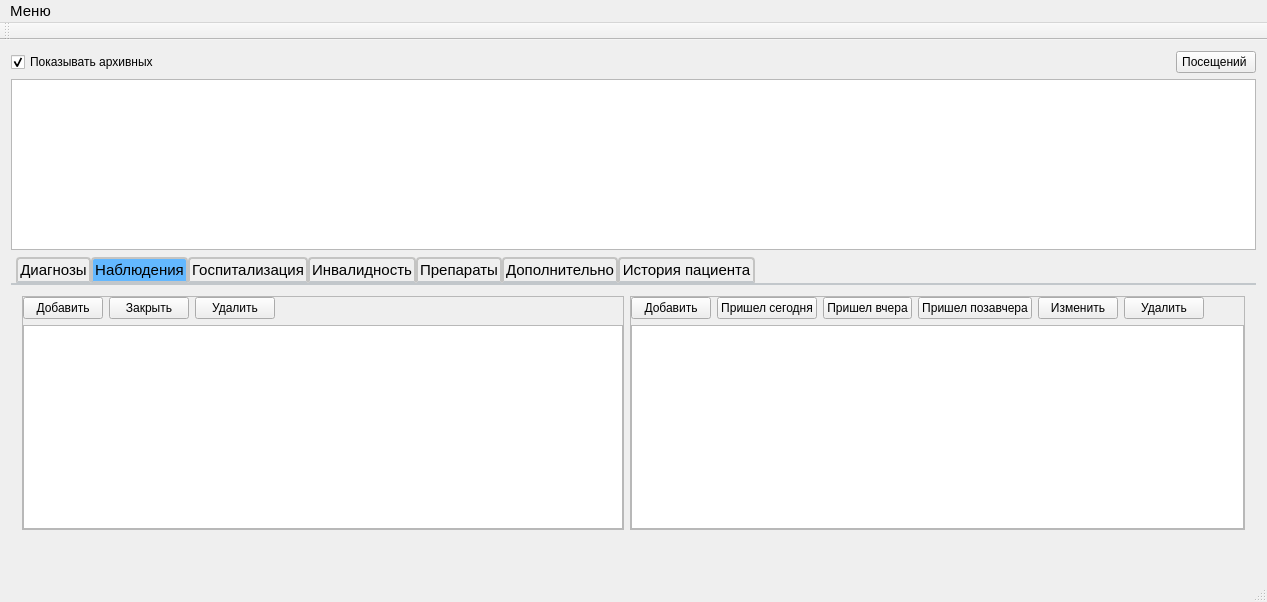
<?xml version="1.0" encoding="UTF-8"?>
<ui version="4.0">
 <author>Панчук Дмитрий</author>
 <class>MainWindow</class>
 <widget class="QMainWindow" name="MainWindow">
  <property name="geometry">
   <rect>
    <x>0</x>
    <y>0</y>
    <width>1267</width>
    <height>602</height>
   </rect>
  </property>
  <property name="font">
   <font>
    <pointsize>11</pointsize>
   </font>
  </property>
  <property name="cursor">
   <cursorShape>ArrowCursor</cursorShape>
  </property>
  <property name="contextMenuPolicy">
   <enum>Qt::NoContextMenu</enum>
  </property>
  <property name="windowTitle">
   <string>Главное окно</string>
  </property>
  <property name="windowIcon">
   <iconset resource="images.qrc">
    <normaloff>:/icon/png/images/NZT.png</normaloff>:/icon/png/images/NZT.png</iconset>
  </property>
  <property name="styleSheet">
   <string notr="true">gridline-color: rgb(0, 0, 0);</string>
  </property>
  <widget class="QWidget" name="centralWidget">
   <property name="font">
    <font>
     <pointsize>11</pointsize>
    </font>
   </property>
   <layout class="QVBoxLayout" name="verticalLayout">
    <item>
     <layout class="QHBoxLayout" name="horizontalLayout_7">
      <item>
       <widget class="QCheckBox" name="checkBox_see_arhiv">
        <property name="text">
         <string>Показывать архивных</string>
        </property>
        <property name="checked">
         <bool>true</bool>
        </property>
       </widget>
      </item>
      <item>
       <spacer name="horizontalSpacer_3">
        <property name="orientation">
         <enum>Qt::Horizontal</enum>
        </property>
        <property name="sizeHint" stdset="0">
         <size>
          <width>40</width>
          <height>20</height>
         </size>
        </property>
       </spacer>
      </item>
      <item>
       <widget class="QPushButton" name="pushButton_visiting_today">
        <property name="text">
         <string>Посещений </string>
        </property>
       </widget>
      </item>
     </layout>
    </item>
    <item>
     <widget class="QSplitter" name="splitter">
      <property name="styleSheet">
       <string notr="true">QSplitter::handle { 
width: 7px; 
height: 7px; 

border-radius: 2px;
}
QSplitterHandle:hover {}  
QSplitter::handle:vertical:hover {
background:qradialgradient(spread:pad, cx:0.5, cy:0.5, radius:0.5, fx:0.5, fy:0.5, stop:0.762712 rgba(7, 0, 255, 216), stop:1 rgba(255, 255, 255, 0));
}</string>
      </property>
      <property name="orientation">
       <enum>Qt::Vertical</enum>
      </property>
      <widget class="QTableView" name="tableView">
       <property name="contextMenuPolicy">
        <enum>Qt::CustomContextMenu</enum>
       </property>
       <property name="styleSheet">
        <string notr="true">QTableView::item:selected:!active {
background: #ffd700;
 }</string>
       </property>
       <property name="editTriggers">
        <set>QAbstractItemView::NoEditTriggers</set>
       </property>
       <property name="selectionMode">
        <enum>QAbstractItemView::SingleSelection</enum>
       </property>
       <property name="selectionBehavior">
        <enum>QAbstractItemView::SelectRows</enum>
       </property>
       <property name="sortingEnabled">
        <bool>true</bool>
       </property>
       <attribute name="verticalHeaderShowSortIndicator" stdset="0">
        <bool>true</bool>
       </attribute>
      </widget>
      <widget class="QTabWidget" name="tabWidget_main">
       <property name="sizePolicy">
        <sizepolicy hsizetype="Expanding" vsizetype="Expanding">
         <horstretch>0</horstretch>
         <verstretch>0</verstretch>
        </sizepolicy>
       </property>
       <property name="font">
        <font>
         <pointsize>11</pointsize>
        </font>
       </property>
       <property name="autoFillBackground">
        <bool>false</bool>
       </property>
       <property name="styleSheet">
        <string notr="true">QTabBar::tab {

border: 2px solid #C4C4C3;
border-bottom-color: #C2C7CB; /* same as the pane color */
border-top-left-radius: 4px;
border-top-right-radius: 4px;
min-width: 8ex;
padding: 2px;
}

 QTabBar::tab:selected{ 

background-color: #63B8FF; 
color: black
}
QTabWidget::pane { /* The tab widget frame */
border-top: 2px solid #C2C7CB;
}
QTabWidget::tab-bar {
left: 5px; /* move to the right by 5px */
}</string>
       </property>
       <property name="tabPosition">
        <enum>QTabWidget::North</enum>
       </property>
       <property name="tabShape">
        <enum>QTabWidget::Rounded</enum>
       </property>
       <property name="currentIndex">
        <number>1</number>
       </property>
       <property name="documentMode">
        <bool>false</bool>
       </property>
       <property name="movable">
        <bool>false</bool>
       </property>
       <widget class="QWidget" name="tab_diagnos">
        <attribute name="title">
         <string>Диагнозы</string>
        </attribute>
        <layout class="QVBoxLayout" name="verticalLayout_10">
         <item>
          <layout class="QHBoxLayout" name="horizontalLayout_8">
           <item>
            <widget class="QPushButton" name="pushButton_add_diagnos">
             <property name="text">
              <string>Добавить</string>
             </property>
            </widget>
           </item>
           <item>
            <widget class="QPushButton" name="pushButton_edit_diagnos">
             <property name="text">
              <string>Изменить</string>
             </property>
            </widget>
           </item>
           <item>
            <widget class="QPushButton" name="pushButton_del_diagnos">
             <property name="text">
              <string>Удалить</string>
             </property>
            </widget>
           </item>
           <item>
            <spacer name="horizontalSpacer_4">
             <property name="orientation">
              <enum>Qt::Horizontal</enum>
             </property>
             <property name="sizeHint" stdset="0">
              <size>
               <width>40</width>
               <height>20</height>
              </size>
             </property>
            </spacer>
           </item>
          </layout>
         </item>
         <item>
          <widget class="QTableWidget" name="tableWidget_diagnos_patient">
           <property name="contextMenuPolicy">
            <enum>Qt::CustomContextMenu</enum>
           </property>
           <property name="editTriggers">
            <set>QAbstractItemView::NoEditTriggers</set>
           </property>
           <property name="selectionMode">
            <enum>QAbstractItemView::SingleSelection</enum>
           </property>
           <property name="selectionBehavior">
            <enum>QAbstractItemView::SelectRows</enum>
           </property>
           <property name="sortingEnabled">
            <bool>false</bool>
           </property>
           <property name="rowCount">
            <number>0</number>
           </property>
           <property name="columnCount">
            <number>0</number>
           </property>
           <attribute name="horizontalHeaderShowSortIndicator" stdset="0">
            <bool>false</bool>
           </attribute>
           <attribute name="horizontalHeaderStretchLastSection">
            <bool>true</bool>
           </attribute>
          </widget>
         </item>
        </layout>
       </widget>
       <widget class="QWidget" name="tab_view">
        <attribute name="title">
         <string>Наблюдения</string>
        </attribute>
        <layout class="QHBoxLayout" name="horizontalLayout_13">
         <item>
          <widget class="QFrame" name="frame">
           <property name="frameShape">
            <enum>QFrame::StyledPanel</enum>
           </property>
           <property name="frameShadow">
            <enum>QFrame::Raised</enum>
           </property>
           <layout class="QVBoxLayout" name="verticalLayout_8">
            <property name="leftMargin">
             <number>0</number>
            </property>
            <property name="topMargin">
             <number>0</number>
            </property>
            <property name="rightMargin">
             <number>0</number>
            </property>
            <property name="bottomMargin">
             <number>0</number>
            </property>
            <item>
             <layout class="QHBoxLayout" name="horizontalLayout">
              <property name="spacing">
               <number>6</number>
              </property>
              <item>
               <widget class="QPushButton" name="pushButton_add_dynamic_view">
                <property name="text">
                 <string>Добавить</string>
                </property>
               </widget>
              </item>
              <item>
               <widget class="QPushButton" name="pushButton_close_dynamic_view">
                <property name="text">
                 <string>Закрыть</string>
                </property>
               </widget>
              </item>
              <item>
               <widget class="QPushButton" name="pushButton_del_dynamic_view">
                <property name="text">
                 <string>Удалить</string>
                </property>
               </widget>
              </item>
              <item>
               <spacer name="horizontalSpacer_5">
                <property name="orientation">
                 <enum>Qt::Horizontal</enum>
                </property>
                <property name="sizeHint" stdset="0">
                 <size>
                  <width>40</width>
                  <height>20</height>
                 </size>
                </property>
               </spacer>
              </item>
             </layout>
            </item>
            <item>
             <widget class="QTableView" name="tableView_dynamic_view">
              <property name="contextMenuPolicy">
               <enum>Qt::CustomContextMenu</enum>
              </property>
              <property name="editTriggers">
               <set>QAbstractItemView::NoEditTriggers</set>
              </property>
              <property name="selectionMode">
               <enum>QAbstractItemView::SingleSelection</enum>
              </property>
              <property name="selectionBehavior">
               <enum>QAbstractItemView::SelectRows</enum>
              </property>
              <attribute name="verticalHeaderVisible">
               <bool>false</bool>
              </attribute>
             </widget>
            </item>
           </layout>
          </widget>
         </item>
         <item>
          <widget class="QFrame" name="frame_2">
           <property name="frameShape">
            <enum>QFrame::StyledPanel</enum>
           </property>
           <property name="frameShadow">
            <enum>QFrame::Raised</enum>
           </property>
           <layout class="QVBoxLayout" name="verticalLayout_13">
            <property name="leftMargin">
             <number>0</number>
            </property>
            <property name="topMargin">
             <number>0</number>
            </property>
            <property name="rightMargin">
             <number>0</number>
            </property>
            <property name="bottomMargin">
             <number>0</number>
            </property>
            <item>
             <layout class="QHBoxLayout" name="horizontalLayout_14">
              <item>
               <widget class="QPushButton" name="pushButton_add_visits_control">
                <property name="text">
                 <string>Добавить</string>
                </property>
               </widget>
              </item>
              <item>
               <widget class="QPushButton" name="pushButton_add_today_visits_control">
                <property name="text">
                 <string>Пришел сегодня</string>
                </property>
               </widget>
              </item>
              <item>
               <widget class="QPushButton" name="pushButton_yesterday">
                <property name="text">
                 <string>Пришел вчера</string>
                </property>
               </widget>
              </item>
              <item>
               <widget class="QPushButton" name="pushButton_day_before_yesterday">
                <property name="text">
                 <string>Пришел позавчера</string>
                </property>
               </widget>
              </item>
              <item>
               <widget class="QPushButton" name="pushButton_edit_visits_control">
                <property name="text">
                 <string>Изменить</string>
                </property>
               </widget>
              </item>
              <item>
               <widget class="QPushButton" name="pushButton_del_visits_control">
                <property name="text">
                 <string>Удалить</string>
                </property>
               </widget>
              </item>
              <item>
               <spacer name="horizontalSpacer_12">
                <property name="orientation">
                 <enum>Qt::Horizontal</enum>
                </property>
                <property name="sizeHint" stdset="0">
                 <size>
                  <width>40</width>
                  <height>20</height>
                 </size>
                </property>
               </spacer>
              </item>
             </layout>
            </item>
            <item>
             <widget class="QTableView" name="tableView_visits_control">
              <property name="contextMenuPolicy">
               <enum>Qt::CustomContextMenu</enum>
              </property>
              <property name="editTriggers">
               <set>QAbstractItemView::NoEditTriggers</set>
              </property>
              <property name="selectionMode">
               <enum>QAbstractItemView::SingleSelection</enum>
              </property>
              <property name="selectionBehavior">
               <enum>QAbstractItemView::SelectRows</enum>
              </property>
              <attribute name="verticalHeaderVisible">
               <bool>false</bool>
              </attribute>
             </widget>
            </item>
           </layout>
          </widget>
         </item>
        </layout>
       </widget>
       <widget class="QWidget" name="tab_hospitalization">
        <attribute name="title">
         <string>Госпитализация</string>
        </attribute>
        <layout class="QVBoxLayout" name="verticalLayout_5">
         <item>
          <widget class="QTabWidget" name="tabWidget_2">
           <property name="currentIndex">
            <number>0</number>
           </property>
           <widget class="QWidget" name="tab">
            <attribute name="title">
             <string>Сведения о госпитализации</string>
            </attribute>
            <layout class="QVBoxLayout" name="verticalLayout_7">
             <item>
              <layout class="QHBoxLayout" name="horizontalLayout_6">
               <item>
                <widget class="QPushButton" name="pushButton_add_hosp">
                 <property name="text">
                  <string>Добавить</string>
                 </property>
                </widget>
               </item>
               <item>
                <widget class="QPushButton" name="pushButton_edit_hosp">
                 <property name="text">
                  <string>Изменить</string>
                 </property>
                </widget>
               </item>
               <item>
                <widget class="QPushButton" name="pushButton_del_hosp">
                 <property name="text">
                  <string>Удалить</string>
                 </property>
                </widget>
               </item>
               <item>
                <spacer name="horizontalSpacer_6">
                 <property name="orientation">
                  <enum>Qt::Horizontal</enum>
                 </property>
                 <property name="sizeHint" stdset="0">
                  <size>
                   <width>40</width>
                   <height>20</height>
                  </size>
                 </property>
                </spacer>
               </item>
              </layout>
             </item>
             <item>
              <widget class="QTableWidget" name="tableWidget_sved_gospital">
               <property name="contextMenuPolicy">
                <enum>Qt::CustomContextMenu</enum>
               </property>
               <property name="editTriggers">
                <set>QAbstractItemView::NoEditTriggers</set>
               </property>
               <property name="selectionMode">
                <enum>QAbstractItemView::SingleSelection</enum>
               </property>
               <property name="selectionBehavior">
                <enum>QAbstractItemView::SelectRows</enum>
               </property>
               <property name="sortingEnabled">
                <bool>true</bool>
               </property>
              </widget>
             </item>
            </layout>
           </widget>
           <widget class="QWidget" name="tab_5">
            <attribute name="title">
             <string>Больничные листы</string>
            </attribute>
            <layout class="QVBoxLayout" name="verticalLayout_6">
             <item>
              <layout class="QHBoxLayout" name="horizontalLayout_9">
               <item>
                <widget class="QPushButton" name="pushButton_add_not_work_list">
                 <property name="text">
                  <string>Добавить</string>
                 </property>
                </widget>
               </item>
               <item>
                <widget class="QPushButton" name="pushButton_edit_notwork">
                 <property name="text">
                  <string>Изменить</string>
                 </property>
                </widget>
               </item>
               <item>
                <widget class="QPushButton" name="pushButton_del_notwork">
                 <property name="text">
                  <string>Удалить</string>
                 </property>
                </widget>
               </item>
               <item>
                <spacer name="horizontalSpacer_7">
                 <property name="orientation">
                  <enum>Qt::Horizontal</enum>
                 </property>
                 <property name="sizeHint" stdset="0">
                  <size>
                   <width>40</width>
                   <height>20</height>
                  </size>
                 </property>
                </spacer>
               </item>
              </layout>
             </item>
             <item>
              <widget class="QTableView" name="tableView_list_not_work">
               <property name="contextMenuPolicy">
                <enum>Qt::CustomContextMenu</enum>
               </property>
               <property name="selectionMode">
                <enum>QAbstractItemView::SingleSelection</enum>
               </property>
               <property name="selectionBehavior">
                <enum>QAbstractItemView::SelectRows</enum>
               </property>
              </widget>
             </item>
            </layout>
           </widget>
           <widget class="QWidget" name="tab_6">
            <attribute name="title">
             <string>Дневной стационар</string>
            </attribute>
            <layout class="QVBoxLayout" name="verticalLayout_11">
             <item>
              <layout class="QHBoxLayout" name="horizontalLayout_10">
               <item>
                <widget class="QPushButton" name="pushButton_add_day_station">
                 <property name="text">
                  <string>Добавить</string>
                 </property>
                </widget>
               </item>
               <item>
                <widget class="QPushButton" name="pushButton_edit_day_station">
                 <property name="text">
                  <string>Изменить</string>
                 </property>
                </widget>
               </item>
               <item>
                <widget class="QPushButton" name="pushButton_del_day_station">
                 <property name="text">
                  <string>Удалить</string>
                 </property>
                </widget>
               </item>
               <item>
                <spacer name="horizontalSpacer_8">
                 <property name="orientation">
                  <enum>Qt::Horizontal</enum>
                 </property>
                 <property name="sizeHint" stdset="0">
                  <size>
                   <width>40</width>
                   <height>20</height>
                  </size>
                 </property>
                </spacer>
               </item>
              </layout>
             </item>
             <item>
              <widget class="QTableView" name="tableView_2"/>
             </item>
            </layout>
           </widget>
          </widget>
         </item>
        </layout>
       </widget>
       <widget class="QWidget" name="tab_invalid">
        <attribute name="title">
         <string>Инвалидность</string>
        </attribute>
        <layout class="QHBoxLayout" name="horizontalLayout_4">
         <item>
          <widget class="QGroupBox" name="groupBox_7">
           <property name="title">
            <string>Инвалидность по психическому заболеванию</string>
           </property>
           <layout class="QVBoxLayout" name="verticalLayout_4">
            <item>
             <layout class="QGridLayout" name="gridLayout">
              <item row="0" column="2">
               <spacer name="horizontalSpacer">
                <property name="orientation">
                 <enum>Qt::Horizontal</enum>
                </property>
                <property name="sizeHint" stdset="0">
                 <size>
                  <width>40</width>
                  <height>20</height>
                 </size>
                </property>
               </spacer>
              </item>
              <item row="0" column="1">
               <widget class="QPushButton" name="pushButton_add_invalid">
                <property name="text">
                 <string>Добавить</string>
                </property>
               </widget>
              </item>
             </layout>
            </item>
            <item>
             <widget class="QTableWidget" name="tableWidget_invalid_psi">
              <property name="contextMenuPolicy">
               <enum>Qt::CustomContextMenu</enum>
              </property>
              <property name="editTriggers">
               <set>QAbstractItemView::NoEditTriggers</set>
              </property>
              <property name="selectionMode">
               <enum>QAbstractItemView::SingleSelection</enum>
              </property>
              <property name="selectionBehavior">
               <enum>QAbstractItemView::SelectRows</enum>
              </property>
              <property name="sortingEnabled">
               <bool>true</bool>
              </property>
             </widget>
            </item>
           </layout>
          </widget>
         </item>
        </layout>
       </widget>
       <widget class="QWidget" name="tab_medicaments">
        <attribute name="title">
         <string>Препараты</string>
        </attribute>
        <layout class="QVBoxLayout" name="verticalLayout_9">
         <item>
          <layout class="QHBoxLayout" name="horizontalLayout_5">
           <item>
            <widget class="QPushButton" name="pushButton_add_preparate">
             <property name="text">
              <string>Добавить</string>
             </property>
            </widget>
           </item>
           <item>
            <widget class="QPushButton" name="pushButton_edit_preparate">
             <property name="text">
              <string>Изменить</string>
             </property>
            </widget>
           </item>
           <item>
            <widget class="QPushButton" name="pushButton_del_preparate">
             <property name="text">
              <string>Удалить</string>
             </property>
            </widget>
           </item>
           <item>
            <spacer name="horizontalSpacer_9">
             <property name="orientation">
              <enum>Qt::Horizontal</enum>
             </property>
             <property name="sizeHint" stdset="0">
              <size>
               <width>40</width>
               <height>20</height>
              </size>
             </property>
            </spacer>
           </item>
          </layout>
         </item>
         <item>
          <widget class="QTableWidget" name="tableWidget_preparat_patient">
           <property name="editTriggers">
            <set>QAbstractItemView::NoEditTriggers</set>
           </property>
           <property name="selectionMode">
            <enum>QAbstractItemView::SingleSelection</enum>
           </property>
           <property name="selectionBehavior">
            <enum>QAbstractItemView::SelectRows</enum>
           </property>
           <property name="sortingEnabled">
            <bool>true</bool>
           </property>
          </widget>
         </item>
        </layout>
       </widget>
       <widget class="QWidget" name="tab_additional">
        <attribute name="title">
         <string>Дополнительно</string>
        </attribute>
        <layout class="QHBoxLayout" name="horizontalLayout_2">
         <property name="leftMargin">
          <number>9</number>
         </property>
         <property name="topMargin">
          <number>1</number>
         </property>
         <item>
          <widget class="QTabWidget" name="tabWidget">
           <property name="enabled">
            <bool>true</bool>
           </property>
           <property name="currentIndex">
            <number>0</number>
           </property>
           <widget class="QWidget" name="tab_2">
            <attribute name="title">
             <string>Суицид</string>
            </attribute>
            <layout class="QVBoxLayout" name="verticalLayout_3">
             <item>
              <layout class="QHBoxLayout" name="horizontalLayout_11">
               <item>
                <widget class="QPushButton" name="pushButton_add_suicide">
                 <property name="text">
                  <string>Добавить</string>
                 </property>
                </widget>
               </item>
               <item>
                <widget class="QPushButton" name="pushButton_edit_suicide">
                 <property name="text">
                  <string>Изменить</string>
                 </property>
                </widget>
               </item>
               <item>
                <widget class="QPushButton" name="pushButton_del_suicide">
                 <property name="text">
                  <string>Удалить</string>
                 </property>
                </widget>
               </item>
               <item>
                <spacer name="horizontalSpacer_10">
                 <property name="orientation">
                  <enum>Qt::Horizontal</enum>
                 </property>
                 <property name="sizeHint" stdset="0">
                  <size>
                   <width>40</width>
                   <height>20</height>
                  </size>
                 </property>
                </spacer>
               </item>
              </layout>
             </item>
             <item>
              <widget class="QTableView" name="tableView_suicide">
               <property name="contextMenuPolicy">
                <enum>Qt::CustomContextMenu</enum>
               </property>
               <property name="editTriggers">
                <set>QAbstractItemView::NoEditTriggers</set>
               </property>
               <property name="selectionMode">
                <enum>QAbstractItemView::SingleSelection</enum>
               </property>
               <property name="selectionBehavior">
                <enum>QAbstractItemView::SelectRows</enum>
               </property>
               <property name="sortingEnabled">
                <bool>true</bool>
               </property>
              </widget>
             </item>
            </layout>
           </widget>
           <widget class="QWidget" name="tab_3">
            <attribute name="title">
             <string>ООД</string>
            </attribute>
            <layout class="QVBoxLayout" name="verticalLayout_2">
             <item>
              <layout class="QHBoxLayout" name="horizontalLayout_12">
               <item>
                <widget class="QPushButton" name="pushButton_add_ood">
                 <property name="text">
                  <string>Добавить</string>
                 </property>
                </widget>
               </item>
               <item>
                <widget class="QPushButton" name="pushButton_edit_ood">
                 <property name="text">
                  <string>Изменить</string>
                 </property>
                </widget>
               </item>
               <item>
                <widget class="QPushButton" name="pushButton_del_ood">
                 <property name="text">
                  <string>Удалить</string>
                 </property>
                </widget>
               </item>
               <item>
                <spacer name="horizontalSpacer_11">
                 <property name="orientation">
                  <enum>Qt::Horizontal</enum>
                 </property>
                 <property name="sizeHint" stdset="0">
                  <size>
                   <width>40</width>
                   <height>20</height>
                  </size>
                 </property>
                </spacer>
               </item>
              </layout>
             </item>
             <item>
              <widget class="QTableView" name="tableView_ood">
               <property name="contextMenuPolicy">
                <enum>Qt::CustomContextMenu</enum>
               </property>
               <property name="selectionMode">
                <enum>QAbstractItemView::SingleSelection</enum>
               </property>
               <property name="selectionBehavior">
                <enum>QAbstractItemView::SelectRows</enum>
               </property>
               <property name="sortingEnabled">
                <bool>true</bool>
               </property>
              </widget>
             </item>
            </layout>
           </widget>
          </widget>
         </item>
        </layout>
       </widget>
       <widget class="QWidget" name="tab_history_patient">
        <attribute name="title">
         <string>История пациента</string>
        </attribute>
        <layout class="QVBoxLayout" name="verticalLayout_12">
         <item>
          <layout class="QHBoxLayout" name="horizontalLayout_3">
           <item>
            <widget class="QPushButton" name="pushButton_add_history_patient">
             <property name="text">
              <string>Добавить историю пациента</string>
             </property>
            </widget>
           </item>
           <item>
            <spacer name="horizontalSpacer_2">
             <property name="orientation">
              <enum>Qt::Horizontal</enum>
             </property>
             <property name="sizeHint" stdset="0">
              <size>
               <width>40</width>
               <height>20</height>
              </size>
             </property>
            </spacer>
           </item>
          </layout>
         </item>
         <item>
          <widget class="QListView" name="listView"/>
         </item>
        </layout>
       </widget>
      </widget>
     </widget>
    </item>
    <item>
     <widget class="QPushButton" name="pushButton_hide">
      <property name="text">
       <string/>
      </property>
      <property name="flat">
       <bool>true</bool>
      </property>
     </widget>
    </item>
   </layout>
  </widget>
  <widget class="QMenuBar" name="menuBar">
   <property name="geometry">
    <rect>
     <x>0</x>
     <y>0</y>
     <width>1267</width>
     <height>25</height>
    </rect>
   </property>
   <property name="font">
    <font>
     <pointsize>11</pointsize>
    </font>
   </property>
   <property name="nativeMenuBar">
    <bool>false</bool>
   </property>
   <widget class="QMenu" name="menu">
    <property name="tearOffEnabled">
     <bool>false</bool>
    </property>
    <property name="title">
     <string>Меню</string>
    </property>
    <property name="separatorsCollapsible">
     <bool>false</bool>
    </property>
    <widget class="QMenu" name="menu_10">
     <property name="title">
      <string>Отчеты</string>
     </property>
     <widget class="QMenu" name="menu_11">
      <property name="title">
       <string>Госпитализация</string>
      </property>
      <addaction name="action_report_2"/>
      <addaction name="action_report_1"/>
      <addaction name="action_report_7"/>
     </widget>
     <widget class="QMenu" name="menu_12">
      <property name="title">
       <string>Учет</string>
      </property>
      <addaction name="action_report_3"/>
      <addaction name="action_report_4"/>
      <addaction name="action_report_5"/>
      <addaction name="action_report_6"/>
     </widget>
     <widget class="QMenu" name="menu_14">
      <property name="title">
       <string>Инвалидность</string>
      </property>
      <addaction name="action_report_8"/>
      <addaction name="action_report_9"/>
      <addaction name="action_report_10"/>
     </widget>
     <widget class="QMenu" name="menu_15">
      <property name="title">
       <string>Составы пациентов</string>
      </property>
      <addaction name="action_report_11"/>
      <addaction name="action_report_12"/>
      <addaction name="action_report_22"/>
     </widget>
     <widget class="QMenu" name="menu_16">
      <property name="title">
       <string>Больничные листы</string>
      </property>
      <addaction name="action_report_16"/>
      <addaction name="action_report_17"/>
     </widget>
     <widget class="QMenu" name="menu_17">
      <property name="title">
       <string>Отчеты для МИАЦ</string>
      </property>
      <addaction name="action_report_forma_10"/>
      <addaction name="action_report_24"/>
      <addaction name="action_report_20"/>
      <addaction name="action_report_21"/>
      <addaction name="action_report_23"/>
     </widget>
     <widget class="QMenu" name="menu_18">
      <property name="title">
       <string>ООД</string>
      </property>
      <addaction name="action_report_13"/>
      <addaction name="action_report_14"/>
      <addaction name="action_report_15"/>
     </widget>
     <widget class="QMenu" name="menu_19">
      <property name="title">
       <string>Военкомат</string>
      </property>
      <addaction name="action_report_18"/>
     </widget>
     <addaction name="menu_11"/>
     <addaction name="menu_12"/>
     <addaction name="menu_14"/>
     <addaction name="menu_15"/>
     <addaction name="menu_16"/>
     <addaction name="menu_17"/>
     <addaction name="menu_18"/>
     <addaction name="menu_19"/>
     <addaction name="action_visitors"/>
    </widget>
    <widget class="QMenu" name="menu_4">
     <property name="title">
      <string>Журналы</string>
     </property>
     <addaction name="action_journal_rvk"/>
     <addaction name="action_3"/>
    </widget>
    <widget class="QMenu" name="menu_8">
     <property name="title">
      <string>О программе</string>
     </property>
     <addaction name="action_app_window"/>
     <addaction name="action_2"/>
    </widget>
    <addaction name="menu_10"/>
    <addaction name="menu_4"/>
    <addaction name="menu_8"/>
    <addaction name="action_settings_program"/>
    <addaction name="action"/>
    <addaction name="action_filter"/>
   </widget>
   <addaction name="menu"/>
  </widget>
  <widget class="QToolBar" name="mainToolBar">
   <property name="contextMenuPolicy">
    <enum>Qt::NoContextMenu</enum>
   </property>
   <attribute name="toolBarArea">
    <enum>TopToolBarArea</enum>
   </attribute>
   <attribute name="toolBarBreak">
    <bool>false</bool>
   </attribute>
  </widget>
  <widget class="QStatusBar" name="statusBar"/>
  <action name="action">
   <property name="text">
    <string>Выход</string>
   </property>
  </action>
  <action name="action_report_1">
   <property name="text">
    <string>Госпитализация по нозологии</string>
   </property>
  </action>
  <action name="action_report_2">
   <property name="text">
    <string>Госпитализация по нозологии и направлениям</string>
   </property>
  </action>
  <action name="action_report_3">
   <property name="text">
    <string>Взятые на учет за период</string>
   </property>
  </action>
  <action name="action_report_4">
   <property name="text">
    <string>Взятые на учет по участкам и причинам постановки</string>
   </property>
  </action>
  <action name="action_report_5">
   <property name="text">
    <string>Снятые с учета за период</string>
   </property>
  </action>
  <action name="action_report_6">
   <property name="text">
    <string>Снятые с учета по причинам снятия</string>
   </property>
  </action>
  <action name="action_report_7">
   <property name="text">
    <string>Госпитализация по участкам</string>
   </property>
  </action>
  <action name="action_report_8">
   <property name="text">
    <string>Инвалидность по нозологии</string>
   </property>
  </action>
  <action name="action_report_9">
   <property name="text">
    <string>Динамика инвалидности</string>
   </property>
  </action>
  <action name="action_report_10">
   <property name="text">
    <string>Инвалидность по участкам за год</string>
   </property>
  </action>
  <action name="action_report_11">
   <property name="text">
    <string>Состав пациентов по нозологии и ДК учету</string>
   </property>
  </action>
  <action name="action_report_12">
   <property name="text">
    <string>Состав пациентов по нозологии</string>
   </property>
  </action>
  <action name="action_report_13">
   <property name="text">
    <string>Пациенты на АДН</string>
   </property>
  </action>
  <action name="action_report_14">
   <property name="text">
    <string>Пациенты на принудительном лечении</string>
   </property>
  </action>
  <action name="action_report_15">
   <property name="text">
    <string>Суицидальные попытки</string>
   </property>
  </action>
  <action name="action_report_16">
   <property name="text">
    <string>Больничные листы</string>
   </property>
  </action>
  <action name="action_report_17">
   <property name="text">
    <string>Больничные листы по возрастам</string>
   </property>
  </action>
  <action name="action_report_18">
   <property name="text">
    <string>Призывной возраст</string>
   </property>
  </action>
  <action name="action_report_forma_10">
   <property name="text">
    <string>Форма №10 (годовая)</string>
   </property>
  </action>
  <action name="action_report_20">
   <property name="text">
    <string>Форма №36 (годовая)</string>
   </property>
  </action>
  <action name="action_report_21">
   <property name="text">
    <string>Форма №36 (годовая) II часть</string>
   </property>
  </action>
  <action name="action_report_22">
   <property name="text">
    <string>Состав пациентов для ОргМедОтдела</string>
   </property>
  </action>
  <action name="action_report_23">
   <property name="text">
    <string>Диагнозы в ф10</string>
   </property>
  </action>
  <action name="action_report_24">
   <property name="text">
    <string>Ф10 по диагнозам</string>
   </property>
  </action>
  <action name="action_settings_program">
   <property name="text">
    <string>Настройка программы</string>
   </property>
  </action>
  <action name="action_app_window">
   <property name="text">
    <string>Приложения</string>
   </property>
  </action>
  <action name="action_journal_rvk">
   <property name="text">
    <string>Журнал РВК</string>
   </property>
  </action>
  <action name="action_3">
   <property name="text">
    <string>Журнал запросов</string>
   </property>
  </action>
  <action name="action_visitors">
   <property name="text">
    <string>Посещения</string>
   </property>
  </action>
  <action name="action_2">
   <property name="text">
    <string>Регламентирующие документы</string>
   </property>
  </action>
  <action name="action_filter">
   <property name="text">
    <string>Фильтр</string>
   </property>
  </action>
 </widget>
 <layoutdefault spacing="6" margin="11"/>
 <resources>
  <include location="images.qrc"/>
 </resources>
 <connections/>
</ui>
